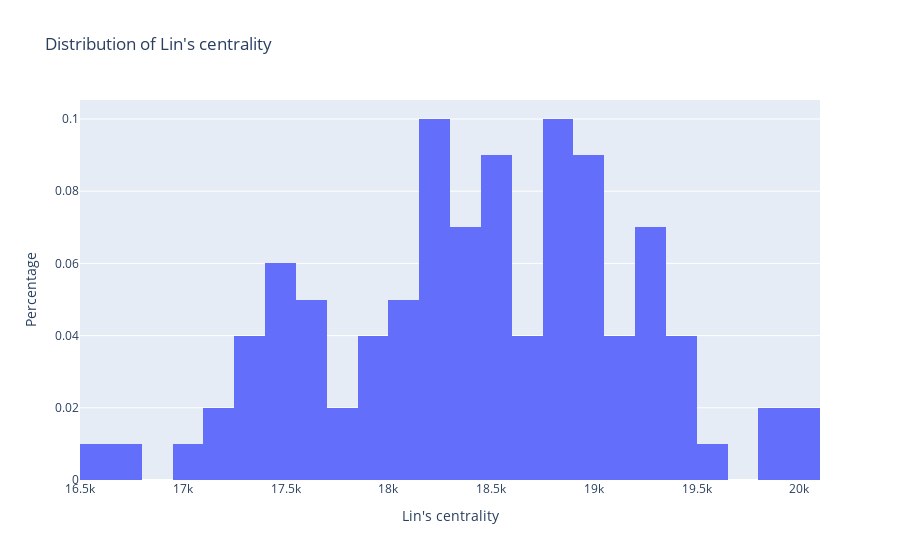

Here is the notebook cell this chart was saved with:
### Code cell
go.Figure(data=[go.Histogram(x=LC, histnorm='probability', xbins_size=150)],
          layout={'xaxis_title':"Lin's centrality",
                 'yaxis_title':"Percentage",
                 'title':"Distribution of Lin's centrality"})
